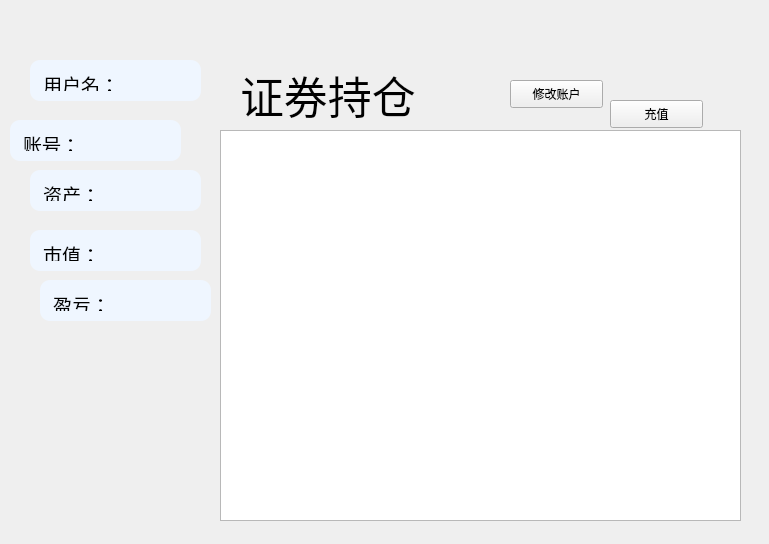
<?xml version="1.0" encoding="UTF-8"?>
<ui version="4.0">
 <class>Mylog</class>
 <widget class="QWidget" name="Mylog">
  <property name="geometry">
   <rect>
    <x>0</x>
    <y>0</y>
    <width>769</width>
    <height>544</height>
   </rect>
  </property>
  <property name="windowTitle">
   <string>Widget</string>
  </property>
  <widget class="QLabel" name="userpicLabel">
   <property name="geometry">
    <rect>
     <x>70</x>
     <y>360</y>
     <width>101</width>
     <height>101</height>
    </rect>
   </property>
   <property name="text">
    <string/>
   </property>
  </widget>
  <widget class="QPushButton" name="chargein">
   <property name="geometry">
    <rect>
     <x>610</x>
     <y>100</y>
     <width>93</width>
     <height>28</height>
    </rect>
   </property>
   <property name="text">
    <string>充值</string>
   </property>
  </widget>
  <widget class="QLabel" name="idLabel">
   <property name="geometry">
    <rect>
     <x>10</x>
     <y>120</y>
     <width>171</width>
     <height>41</height>
    </rect>
   </property>
   <property name="styleSheet">
    <string notr="true">background-color: rgb(239, 246, 255);
border-radius: 10px; /* 设置圆角半径 */
    padding: 10px; /* 设置内边距 */</string>
   </property>
   <property name="text">
    <string>&lt;!DOCTYPE HTML PUBLIC &quot;-//W3C//DTD HTML 4.0//EN&quot; &quot;http://www.w3.org/TR/REC-html40/strict.dtd&quot;&gt;
&lt;html&gt;&lt;head&gt;&lt;meta name=&quot;qrichtext&quot; content=&quot;1&quot; /&gt;&lt;meta charset=&quot;utf-8&quot; /&gt;&lt;style type=&quot;text/css&quot;&gt;
p, li { white-space: pre-wrap; }
hr { height: 1px; border-width: 0; }
li.unchecked::marker { content: &quot;\2610&quot;; }
li.checked::marker { content: &quot;\2612&quot;; }
&lt;/style&gt;&lt;/head&gt;&lt;body style=&quot; font-family:'华文中宋'; font-size:9pt; font-weight:400; font-style:normal;&quot;&gt;
&lt;p style=&quot; margin-top:12px; margin-bottom:12px; margin-left:0px; margin-right:0px; -qt-block-indent:0; text-indent:0px;&quot;&gt;&lt;span style=&quot; font-size:14pt;&quot;&gt;账号：&lt;/span&gt;&lt;/p&gt;&lt;/body&gt;&lt;/html&gt;</string>
   </property>
  </widget>
  <widget class="QLabel" name="nameLabel">
   <property name="geometry">
    <rect>
     <x>30</x>
     <y>60</y>
     <width>171</width>
     <height>41</height>
    </rect>
   </property>
   <property name="styleSheet">
    <string notr="true">background-color: rgb(239, 246, 255);
border-radius: 10px; /* 设置圆角半径 */
    padding: 10px;</string>
   </property>
   <property name="text">
    <string>&lt;!DOCTYPE HTML PUBLIC &quot;-//W3C//DTD HTML 4.0//EN&quot; &quot;http://www.w3.org/TR/REC-html40/strict.dtd&quot;&gt;
&lt;html&gt;&lt;head&gt;&lt;meta name=&quot;qrichtext&quot; content=&quot;1&quot; /&gt;&lt;meta charset=&quot;utf-8&quot; /&gt;&lt;style type=&quot;text/css&quot;&gt;
p, li { white-space: pre-wrap; }
hr { height: 1px; border-width: 0; }
li.unchecked::marker { content: &quot;\2610&quot;; }
li.checked::marker { content: &quot;\2612&quot;; }
&lt;/style&gt;&lt;/head&gt;&lt;body style=&quot; font-family:'华文中宋'; font-size:9pt; font-weight:400; font-style:normal;&quot;&gt;
&lt;p style=&quot; margin-top:12px; margin-bottom:12px; margin-left:0px; margin-right:0px; -qt-block-indent:0; text-indent:0px;&quot;&gt;&lt;span style=&quot; font-size:14pt;&quot;&gt;用户名：&lt;/span&gt;&lt;/p&gt;&lt;/body&gt;&lt;/html&gt;</string>
   </property>
  </widget>
  <widget class="QLabel" name="MarketValueLabel">
   <property name="geometry">
    <rect>
     <x>30</x>
     <y>230</y>
     <width>171</width>
     <height>41</height>
    </rect>
   </property>
   <property name="styleSheet">
    <string notr="true">border-radius: 10px; /* 设置圆角半径 */
    padding: 10px; /* 设置内边距 */
background-color: rgb(239, 246, 255)</string>
   </property>
   <property name="text">
    <string>&lt;!DOCTYPE HTML PUBLIC &quot;-//W3C//DTD HTML 4.0//EN&quot; &quot;http://www.w3.org/TR/REC-html40/strict.dtd&quot;&gt;
&lt;html&gt;&lt;head&gt;&lt;meta name=&quot;qrichtext&quot; content=&quot;1&quot; /&gt;&lt;meta charset=&quot;utf-8&quot; /&gt;&lt;style type=&quot;text/css&quot;&gt;
p, li { white-space: pre-wrap; }
hr { height: 1px; border-width: 0; }
li.unchecked::marker { content: &quot;\2610&quot;; }
li.checked::marker { content: &quot;\2612&quot;; }
&lt;/style&gt;&lt;/head&gt;&lt;body style=&quot; font-family:'华文中宋'; font-size:9pt; font-weight:400; font-style:normal;&quot;&gt;
&lt;p style=&quot; margin-top:12px; margin-bottom:12px; margin-left:0px; margin-right:0px; -qt-block-indent:0; text-indent:0px;&quot;&gt;&lt;span style=&quot; font-size:14pt;&quot;&gt;市值：&lt;/span&gt;&lt;/p&gt;&lt;/body&gt;&lt;/html&gt;</string>
   </property>
  </widget>
  <widget class="QTableView" name="tableView">
   <property name="geometry">
    <rect>
     <x>220</x>
     <y>130</y>
     <width>521</width>
     <height>391</height>
    </rect>
   </property>
  </widget>
  <widget class="QLabel" name="houseLabel">
   <property name="geometry">
    <rect>
     <x>30</x>
     <y>320</y>
     <width>161</width>
     <height>81</height>
    </rect>
   </property>
   <property name="text">
    <string/>
   </property>
  </widget>
  <widget class="QLabel" name="label">
   <property name="geometry">
    <rect>
     <x>240</x>
     <y>50</y>
     <width>271</width>
     <height>91</height>
    </rect>
   </property>
   <property name="styleSheet">
    <string notr="true"/>
   </property>
   <property name="text">
    <string>&lt;!DOCTYPE HTML PUBLIC &quot;-//W3C//DTD HTML 4.0//EN&quot; &quot;http://www.w3.org/TR/REC-html40/strict.dtd&quot;&gt;
&lt;html&gt;&lt;head&gt;&lt;meta name=&quot;qrichtext&quot; content=&quot;1&quot; /&gt;&lt;meta charset=&quot;utf-8&quot; /&gt;&lt;style type=&quot;text/css&quot;&gt;
p, li { white-space: pre-wrap; }
hr { height: 1px; border-width: 0; }
li.unchecked::marker { content: &quot;\2610&quot;; }
li.checked::marker { content: &quot;\2612&quot;; }
&lt;/style&gt;&lt;/head&gt;&lt;body style=&quot; font-family:'华文新魏'; font-size:9pt; font-weight:400; font-style:normal;&quot;&gt;
&lt;p style=&quot; margin-top:12px; margin-bottom:12px; margin-left:0px; margin-right:0px; -qt-block-indent:0; text-indent:0px;&quot;&gt;&lt;span style=&quot; font-size:33pt; color: #000000;&quot;&gt;证券持仓&lt;/span&gt;&lt;/p&gt;&lt;/body&gt;&lt;/html&gt;</string>
   </property>
  </widget>
  <widget class="QLabel" name="AllMoneyLabel">
   <property name="geometry">
    <rect>
     <x>30</x>
     <y>170</y>
     <width>171</width>
     <height>41</height>
    </rect>
   </property>
   <property name="styleSheet">
    <string notr="true">border-radius: 10px; /* 设置圆角半径 */
    padding: 10px; /* 设置内边距 */
background-color: rgb(239, 246, 255)</string>
   </property>
   <property name="text">
    <string>&lt;!DOCTYPE HTML PUBLIC &quot;-//W3C//DTD HTML 4.0//EN&quot; &quot;http://www.w3.org/TR/REC-html40/strict.dtd&quot;&gt;
&lt;html&gt;&lt;head&gt;&lt;meta name=&quot;qrichtext&quot; content=&quot;1&quot; /&gt;&lt;meta charset=&quot;utf-8&quot; /&gt;&lt;style type=&quot;text/css&quot;&gt;
p, li { white-space: pre-wrap; }
hr { height: 1px; border-width: 0; }
li.unchecked::marker { content: &quot;\2610&quot;; }
li.checked::marker { content: &quot;\2612&quot;; }
&lt;/style&gt;&lt;/head&gt;&lt;body style=&quot; font-family:'华文中宋'; font-size:9pt; font-weight:400; font-style:normal;&quot;&gt;
&lt;p style=&quot; margin-top:12px; margin-bottom:12px; margin-left:0px; margin-right:0px; -qt-block-indent:0; text-indent:0px;&quot;&gt;&lt;span style=&quot; font-size:14pt;&quot;&gt;资产：&lt;/span&gt;&lt;/p&gt;&lt;/body&gt;&lt;/html&gt;</string>
   </property>
  </widget>
  <widget class="QLabel" name="WinLoseLabel">
   <property name="geometry">
    <rect>
     <x>40</x>
     <y>280</y>
     <width>171</width>
     <height>41</height>
    </rect>
   </property>
   <property name="styleSheet">
    <string notr="true">border-radius: 10px; /* 设置圆角半径 */
    padding: 10px; /* 设置内边距 */
background-color: rgb(239, 246, 255)</string>
   </property>
   <property name="text">
    <string>&lt;!DOCTYPE HTML PUBLIC &quot;-//W3C//DTD HTML 4.0//EN&quot; &quot;http://www.w3.org/TR/REC-html40/strict.dtd&quot;&gt;
&lt;html&gt;&lt;head&gt;&lt;meta name=&quot;qrichtext&quot; content=&quot;1&quot; /&gt;&lt;meta charset=&quot;utf-8&quot; /&gt;&lt;style type=&quot;text/css&quot;&gt;
p, li { white-space: pre-wrap; }
hr { height: 1px; border-width: 0; }
li.unchecked::marker { content: &quot;\2610&quot;; }
li.checked::marker { content: &quot;\2612&quot;; }
&lt;/style&gt;&lt;/head&gt;&lt;body style=&quot; font-family:'华文中宋'; font-size:9pt; font-weight:400; font-style:normal;&quot;&gt;
&lt;p style=&quot; margin-top:12px; margin-bottom:12px; margin-left:0px; margin-right:0px; -qt-block-indent:0; text-indent:0px;&quot;&gt;&lt;span style=&quot; font-size:14pt;&quot;&gt;盈亏：&lt;/span&gt;&lt;/p&gt;&lt;/body&gt;&lt;/html&gt;</string>
   </property>
  </widget>
  <widget class="QPushButton" name="setuserinfo">
   <property name="geometry">
    <rect>
     <x>510</x>
     <y>80</y>
     <width>93</width>
     <height>28</height>
    </rect>
   </property>
   <property name="text">
    <string>修改账户</string>
   </property>
  </widget>
 </widget>
 <resources/>
 <connections/>
</ui>
